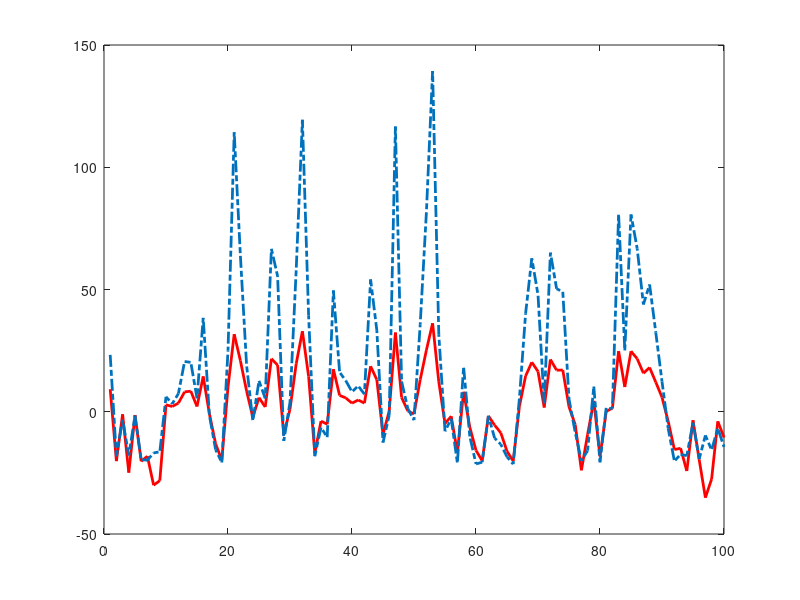
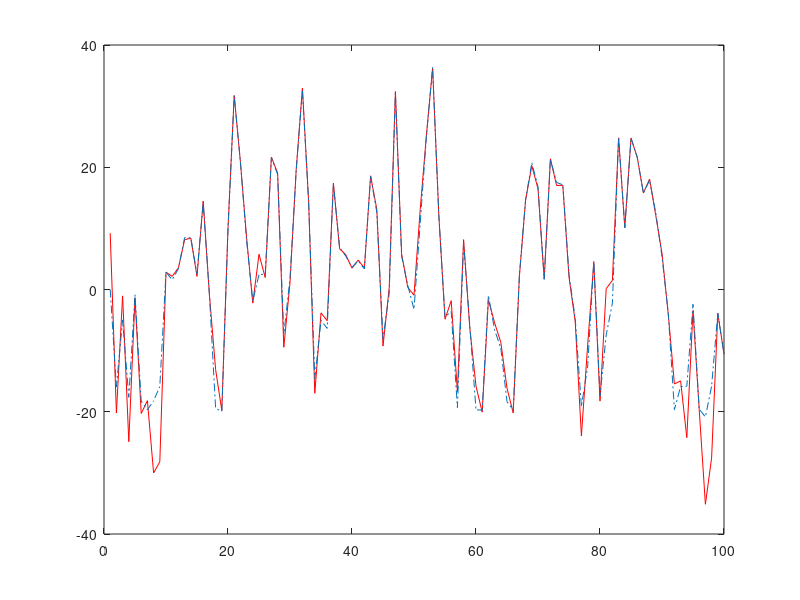
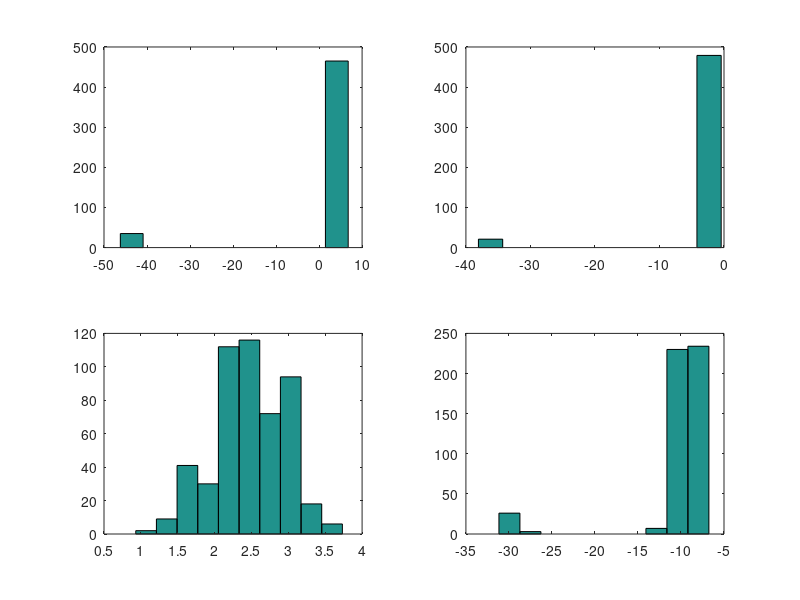

Source code (MATLAB) for these figures, in order:
%solution for HM 6
% Problem 2
close all;
clear all;

N = 100;

x(1) = 10*rand(1);

%sample from V
tmpv = randn(1);
y(1) = x(1)^2/20 + 2*x(1) + tmpv;

for i = 2:N
    
    %sample for ut
    tmp = 10*randn(1);
    x(i) = (1/2)*(x(i-1)) + 25*x(i-1)/(1+x(i-1)^2) + 8*cos(1.2*i)+tmp;
    
    tmpv = randn(1);
    y(i) = x(i)^2/20 + 2*x(i) + tmpv;
end;

%display xt and yt;

plot(x,'r','LineWidth',2);
hold on, plot(y,'-.','LineWidth',2);


%for part b

% for function g

g = inline('x','x');
%generate one hundred samples
x_e(1,:) = 10*rand(1,500);

for i=2:N
    
    %generate the prediction
    tmp = 10*randn(1,500);
    x_tilte(i,:) = (1/2).*(x_e(i-1,:)) + 25.*x_e(i-1,:)./(1+x_e(i-1,:).^2) + 8*cos(1.2*i)+tmp;
    
    %compute the weights
    tmpv = randn(1,500);
    %w(i,:) = x_tilte(i,:).^2 + tmpv;
    
    %normalize the weight;
    w(i,:) = normpdf(y(i),x_tilte(i,:).^2./20+2.*x_tilte(i,:),1);
    w_n(i,:) = w(i,:)/sum(w(i,:));
    W_n(i,:) = cumsum(w_n(i,:));
    
    %estimate theta
    theta_hat(i,:) = sum(w_n(i,:).*x_tilte(i,:));
    
    %resample
    for t = 1:500
        U = rand;
        ind = find(U-W_n(i,:)<0);
        x_e(i,t) = x_tilte(i,ind(1));
    end;
   % xx(i,:) = sum(w_n(i,:).*g(x_e(i,:)))
    
end;

%plot the estimation
figure(2);

%subplot(2,1,1)
plot(1:100,x,'r-')
hold on, plot(1:100,theta_hat,'-.');
%hold on, plot(1:200,x,'r-.');

%compute the R^2

X_r = theta_hat(11:100)';
M_X = mean(X_r);
R_X= 1-sum((x(11:100)-X_r).^2)/sum((x(11:100)-M_X).^2);
    

%plot the histogram of the values
figure(3),
subplot(2,2,1);
hist(x_e(25,:));
%standardized the data
temp_x = x_e(25,:);
temp_x = temp_x-mean(temp_x);
temp_x = temp_x/sqrt(var(temp_x));
h(1) = kstest(temp_x);

subplot(2,2,2);
hist(x_e(50,:));
temp_x = x_e(50,:);
temp_x = temp_x-mean(temp_x);
temp_x = temp_x/sqrt(var(temp_x));
h(2) = kstest(temp_x);

subplot(2,2,3);
hist(x_e(75,:));

temp_x = x_e(75,:);
temp_x = temp_x-mean(temp_x);
temp_x = temp_x/sqrt(var(temp_x));
h(3) = kstest(temp_x);

subplot(2,2,4);
hist(x_e(100,:));
temp_x = x_e(100,:);
temp_x = temp_x-mean(temp_x);
temp_x = temp_x/sqrt(var(temp_x));
h(4) = kstest(temp_x);

